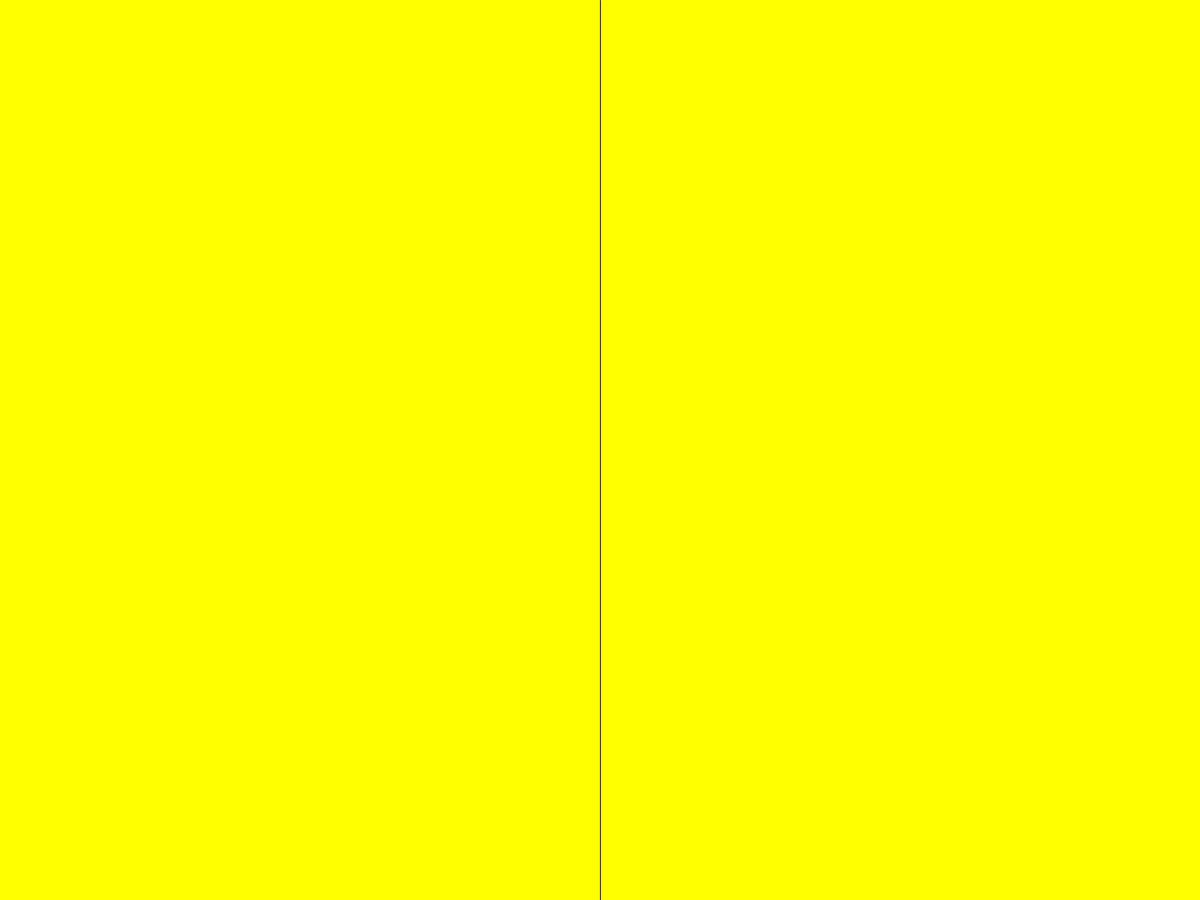
Frame 1 (no input)
Frame 60 (the mouse pressed at the canvas centre just before this capture): identical to frame 1, image omitted
Frame 120 (the mouse held since frame 60 and released just before this capture): identical to frame 1, image omitted

The Processing sketch that drew this single still picture (run headless with seeded random() and noise(); from frame 60 on, the mouse is pressed at the canvas centre):

// Processing sketch: sketch_170907c
// ── sketch_170907c.pde
void setup(){
  fullScreen();
}
void draw(){
  if (mouseX > width/2){
    background(random(255),random(255),random(255));  
  }
  else{
    background(255,255,0);
  }
  line(width/2,0,width/2,height);
}
